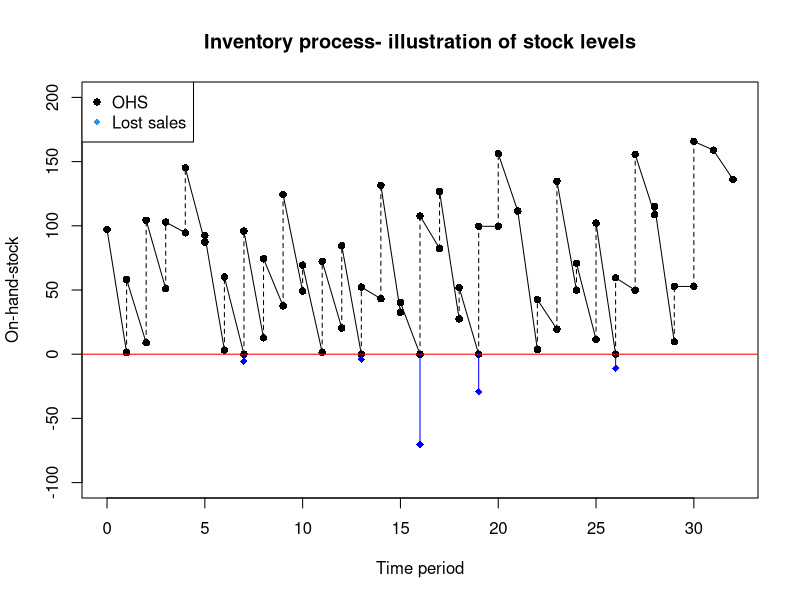
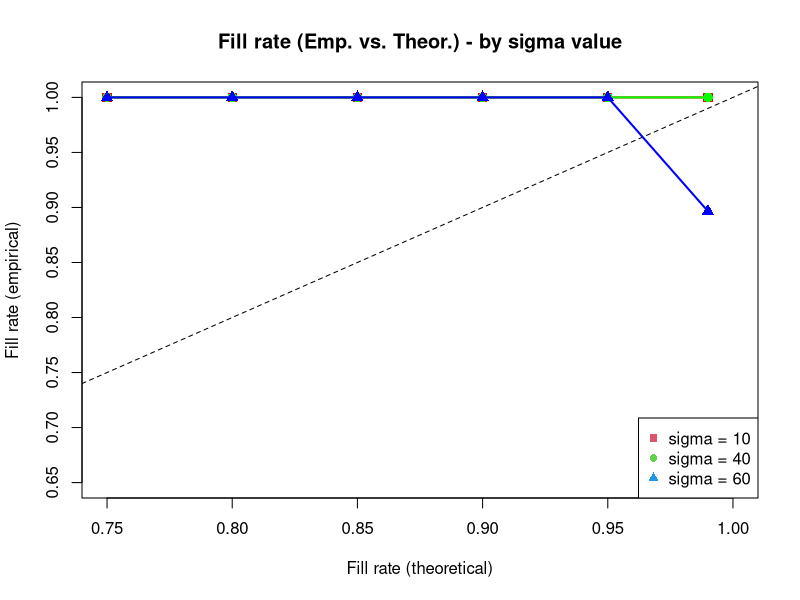
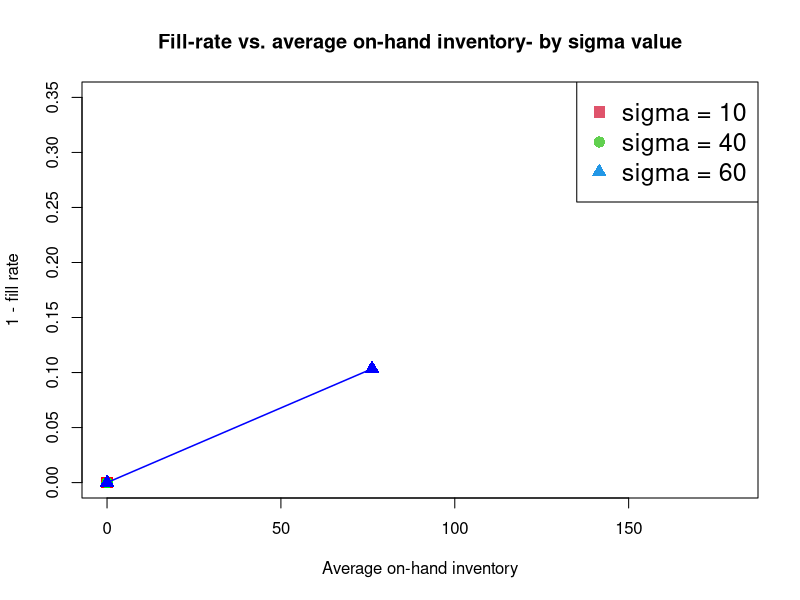
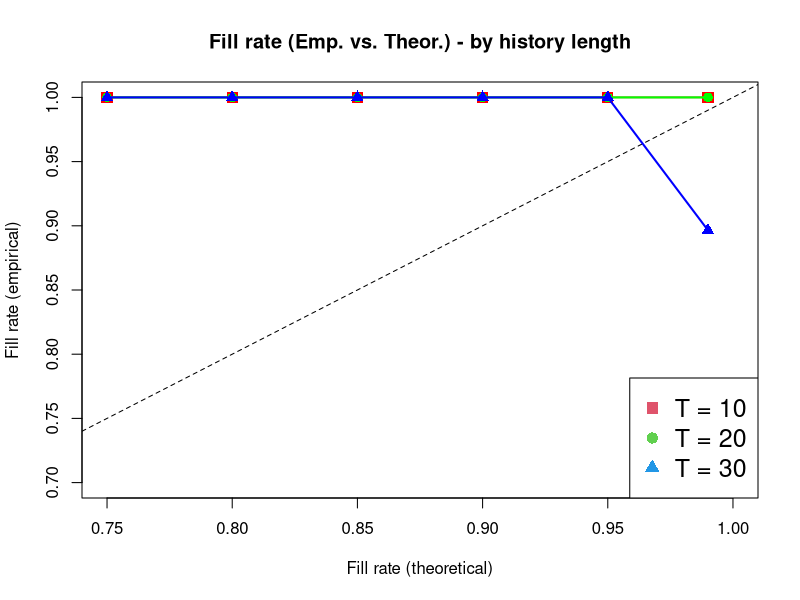
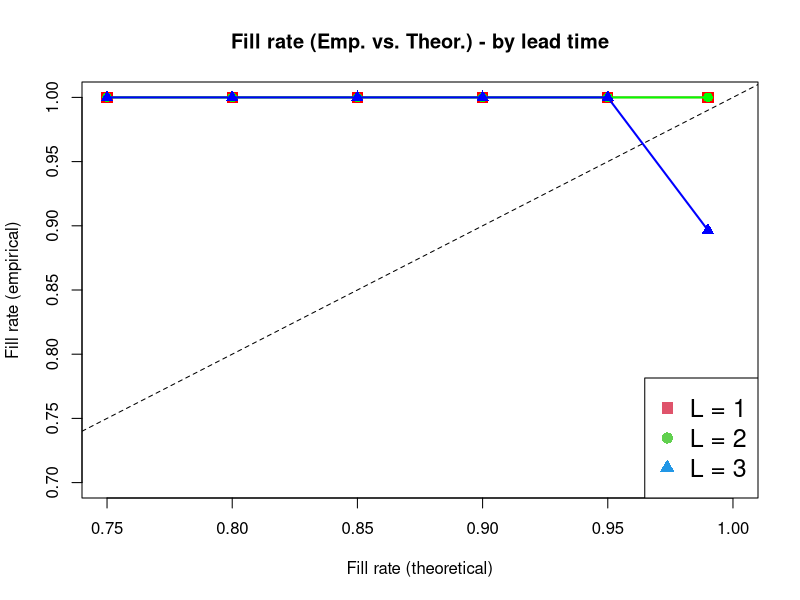
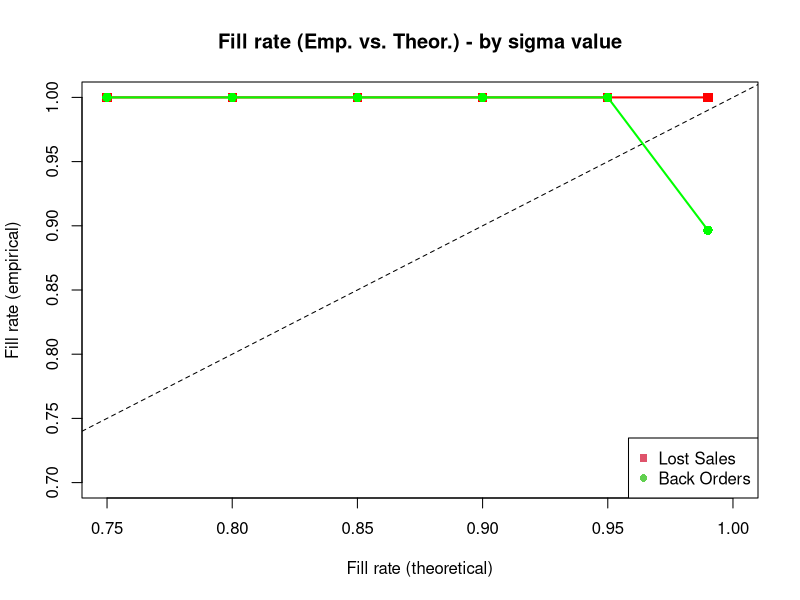
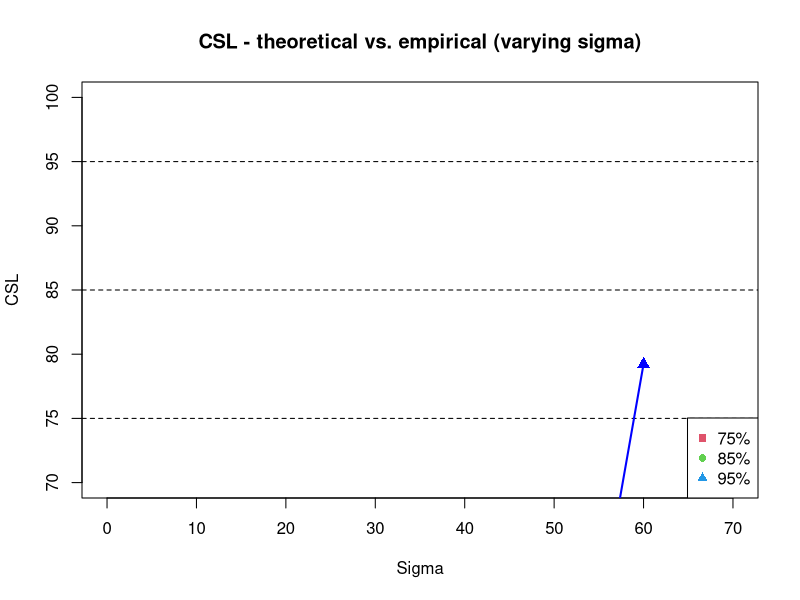
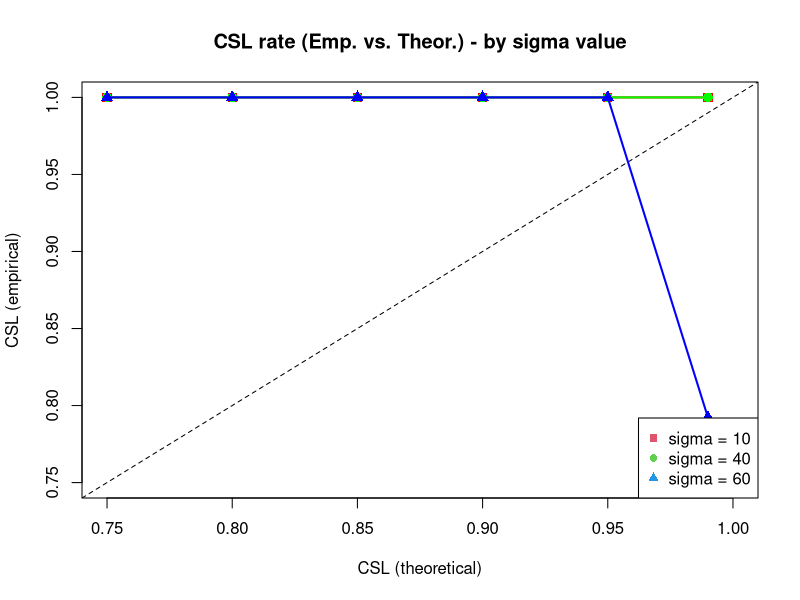

These charts were generated, in order, by the following R code:
# Inventory simulations

#### 1: Implementing the (R,S) method on a simple (baseline + error) sales model ####
# R is the review period, we have it as 1 here

#### (a) Specific DGP (we call it model 1) ####

DGP_1 <- function(baseline, sigma, Length){
  
  errors <- rnorm(mean = 0, sd = sigma, n = Length)
  dataseries <- errors + baseline ; dataseries[dataseries < 0] <- 0
  return(list(1,dataseries))
  
}

#### (b) Model estimation function (general) ####

get.parameter.estimates <- function(datalist,estL){
  
  if(datalist[[1]] == 1){
    N <- length(datalist[[2]])
    dataseries <- datalist[[2]][(N - estL + 1):N]
    baseline.est <- mean(dataseries) ; sigma.est <- sd(dataseries)
    parameter.estimates <- c(baseline.est,sigma.est)
    return(list(1,datalist[[2]],parameter.estimates,estL))
    
  }
  
}

#### (b.II) Calculating S ####

#### Fill rate ####

calculate.S.FR <- function(mu,sigma,R,L,fill.rate){
  PI <- R+L ; sigma.RL <- sqrt(PI * sigma^2) ; xhat.RL <- PI * mu ; xhat.R <- mu
  ESPRC <- (1 - fill.rate) * xhat.R ; Guk <- ESPRC/sigma.RL
  
  z <- sqrt(log(25/(Guk^2)))
  
  k <- (a[1] + (a[2] * z) + (a[3] * z^2) + (a[4] * z^3)) / (b[1] + (b[2] * z) + (b[3] * z^2) + (b[4] * z^3) + (b[5] * z^4))
  
  k <- k #+ 0.2
  
  SS <- k * sigma.RL ; S <- xhat.RL + SS
  
  return.vec <- c(S,xhat.RL,sigma.RL,k)
  return(return.vec)
}

#### CSL ####

calculate.S.CSL <- function(mu,sigma,R,L,CSL){
  PI <- R+L ; sigma.RL <- sqrt(PI * sigma^2) ; xhat.RL <- PI * mu
  CSLprop <- CSL/100 ; k <- qnorm(CSLprop)
  SS <- k * sigma.RL ; S <- xhat.RL + SS
  return.vec <- c(S,xhat.RL,sigma.RL,k)
  return(return.vec)
}


#### Empirical forecast error quantiles


#### (c) Initialising the on-hand stock and inventory position ####

#### Fill rate ####

# values for calculation of k
a <- c(-5.3925569,5.6211054,-3.8836830,1.0897299)
b <- c(1,-0.72496485,0.507326622,0.0669136868,-0.00329129114)

initialise.inventory.sim.FR <- function(datalist,review.period,lead.time,fill.rate){
  
  R <- review.period ; L <- lead.time 
  if(datalist[[1]] == 1){
    
    mu <- datalist[[3]][1] ; sigma <- datalist[[3]][2]
    S <- calculate.S.FR(mu,sigma,R,L,fill.rate)
    
  }
  # Initialise IP and on-hand-stock
  
  xhat.RL <- S[2] ; sigma.RL <- S[3]
  
  order.size <- xhat.RL/(R+L) ; num.orders <- L ; periods.next <- 1# Assumption: R = 1
  Initial.IP <- S[1] ; Initial.OHS <- S[1] - (order.size * num.orders)
  Time.since.R <- 0 ; k <- S[4]
  
  orders <- numeric() ; order.times <- c(1:num.orders)
  for(j in 1:num.orders){
    orders[j] <- order.size ; 
  }
  return(list(1,datalist[[2]],datalist[[3]],estL,review.period,lead.time,fill.rate,orders,order.times,periods.next,Initial.IP,Initial.OHS,Time.since.R,k))
}

#### CSL ####

initialise.inventory.sim.CSL <- function(datalist,review.period,lead.time,CSL){
  
  R <- review.period ; L <- lead.time 
  if(datalist[[1]] == 1){
    
    mu <- datalist[[3]][1] ; sigma <- datalist[[3]][2]
    S <- calculate.S.CSL(mu,sigma,R,L,CSL)
    
  }
  # Initialise IP and on-hand-stock
  
  xhat.RL <- S[2] ; sigma.RL <- S[3]
  
  order.size <- xhat.RL/(R+L) ; num.orders <- L ; periods.next <- 1# Assumption: R = 1
  Initial.IP <- S[1] ; Initial.OHS <- S[1] - (order.size * num.orders)
  Time.since.R <- 0 ; k <- S[4]
  
  orders <- numeric() ; order.times <- c(1:num.orders)
  for(j in 1:num.orders){
    orders[j] <- order.size ; 
  }
  return(list(1,datalist[[2]],datalist[[3]],estL,review.period,lead.time,CSL,orders,order.times,periods.next,Initial.IP,Initial.OHS,Time.since.R,k))
}



#### (d) Loop the inventory replenishment process ####

#### Fill rate ####

simulate.inventory.process.FR <- function(datachunk){
  
  if(datachunk[[1]] == 1){
    data <- datachunk[[2]] ;  mu <- datachunk[[3]][1] ; sigma <- datachunk[[3]][2] ; estL <- datachunk[[4]] ; R <- datachunk[[5]]
    L <- datachunk[[6]] ; FR <- datachunk[[7]] ; orders <- datachunk[[8]] ; order.times <- datachunk[[9]]
    periods.next <- datachunk[[10]] ; IP <- datachunk[[11]] ; OHS <- datachunk[[12]] ; Time.since.R <- datachunk[[13]]
    
    N <- length(data) - estL
    data.holdout <- data[(estL + 1):length(data)]
    
    lostdemand <- numeric(N)
    mus <- numeric(N)
    sigmas <- numeric(N)
    IPs <- numeric(N)
    OHS.As <- numeric(N)
    OHS.Bs <- numeric(N)
    Ss <- numeric(N)
    ordersizes <- numeric(N)
    ks <- numeric(N)
    backorders <- 0
    backtrack <- numeric(N)
    back <- FALSE
    
    for(i in 1:N){
      
      # Observe demand
      data.fulfilled <- min(OHS, backorders + data.holdout[i])
      lostdemand[i] <- min(OHS - data.holdout[i] - backorders,0) ; OHS <- max(OHS - data.holdout[i] - backorders, 0)
      
      ## BACKORDERS SECTION ##
      
      if(back == TRUE){
      
        if(lostdemand[i] < 0){
          backorders <- abs(lostdemand[i])
        }
      
        if(lostdemand[i] == 0){
          backorders <- 0
        }
      
        backtrack[i] <- backorders
      }
      
      ##                    ##
      
      OHS.As[i] <- OHS
      # Receive any orders
      order.times <- order.times - 1
      if(order.times[1] == 0){
        OHS <- OHS + orders[1] ; orders <- orders[-1] ; order.times <- order.times[-1]
        OHS.Bs[i] <- OHS
      }
      
      # Consider a replenishment
      Time.since.R <- Time.since.R + 1
      if(R == Time.since.R){
        new.param.ests <- get.parameter.estimates(datalist = list(1,data[1:(estL + i)]),estL = estL)
        mu <- new.param.ests[[3]][1] ; sigma <- new.param.ests[[3]][2] ; mus[i] <- mu ; sigmas[i] <- sigma
        newS <- calculate.S.FR(mu,sigma,R,L,fill.rate)
        S <- newS[1] + backorders ; xhat.RL <- newS[2] ; sigma.RL <- newS[3] ; Ss[i] <- S ; ks[i] <- newS[4]
        IP <- OHS + sum(orders) - backorders ; IPs[i] <- IP
        order.size <- max(S - IP,0) ; ordersizes[i] <- order.size
        t <- length(order.times) ; orders[[(t+1)]] <- order.size ; order.times[(t+1)] <- L
        Time.since.R <- 0
      }
      
    }

  }
  
  output <- list(lostdemand,sigmas,mus,IPs,OHS.As,OHS.Bs,Ss,ordersizes,ks,backtrack)
  return(output)
}

#### CSL ####

simulate.inventory.process.CSL <- function(datachunk){
  
  if(datachunk[[1]] == 1){
    data <- datachunk[[2]] ;  mu <- datachunk[[3]][1] ; sigma <- datachunk[[3]][2] ; estL <- datachunk[[4]] ; R <- datachunk[[5]]
    L <- datachunk[[6]] ; CSL <- datachunk[[7]] ; orders <- datachunk[[8]] ; order.times <- datachunk[[9]]
    periods.next <- datachunk[[10]] ; IP <- datachunk[[11]] ; OHS <- datachunk[[12]] ; Time.since.R <- datachunk[[13]]
    
    N <- length(data) - estL
    data.holdout <- data[(estL + 1):length(data)]
    
    lostdemand <- numeric(N)
    mus <- numeric(N)
    sigmas <- numeric(N)
    IPs <- numeric(N)
    OHS.As <- numeric(N)
    OHS.Bs <- numeric(N)
    Ss <- numeric(N)
    ordersizes <- numeric(N)
    ks <- numeric(N)
    backorders <- 0
    backtrack <- numeric(N)
    back <- FALSE
    
    for(i in 1:N){
      
      # Observe demand
      data.fulfilled <- min(OHS, backorders + data.holdout[i])
      lostdemand[i] <- min(OHS - data.holdout[i] - backorders,0) ; OHS <- max(OHS - data.holdout[i] - backorders, 0)
      
      ## BACKORDERS SECTION ##
      
      if(back == TRUE){
        
        if(lostdemand[i] < 0){
          backorders <- abs(lostdemand[i])
        }
        
        if(lostdemand[i] == 0){
          backorders <- 0
        }
        
        backtrack[i] <- backorders
      }
      
      ##                    ##
      
      OHS.As[i] <- OHS
      # Receive any orders
      order.times <- order.times - 1
      if(order.times[1] == 0){
        OHS <- OHS + orders[1] ; orders <- orders[-1] ; order.times <- order.times[-1]
        OHS.Bs[i] <- OHS
      }
      
      # Consider a replenishment
      Time.since.R <- Time.since.R + 1
      if(R == Time.since.R){
        new.param.ests <- get.parameter.estimates(datalist = list(1,data[1:(estL + i)]),estL = estL)
        mu <- new.param.ests[[3]][1] ; sigma <- new.param.ests[[3]][2] ; mus[i] <- mu ; sigmas[i] <- sigma
        newS <- calculate.S.CSL(mu,sigma,R,L,CSL)
        S <- newS[1] + backorders ; xhat.RL <- newS[2] ; sigma.RL <- newS[3] ; Ss[i] <- S ; ks[i] <- newS[4]
        IP <- OHS + sum(orders) - backorders ; IPs[i] <- IP
        order.size <- max(S - IP,0) ; ordersizes[i] <- order.size
        t <- length(order.times) ; orders[[(t+1)]] <- order.size ; order.times[(t+1)] <- L
        Time.since.R <- 0
      }
      
    }
    
  }
  
  output <- list(lostdemand,sigmas,mus,IPs,OHS.As,OHS.Bs,Ss,ordersizes,ks,backtrack)
  return(output)
}

#### 2. Running the simulation ####

#### Fill Rate ####

set.seed(4052)

coverages <- numeric(500)
inventories <- numeric(500)
Saverage <- numeric(500)
ks.overall <- numeric(500)

for(i in 1:500){
    
  baseline = 60 ; sigma = 60 ; Length = 52 ; estL = 20
  R = 1 ; L = 1 ; fill.rate = 0.99
  data <- DGP_1(baseline,sigma,Length)
  datalist <- get.parameter.estimates(datalist = data,estL)
  datachunk <- initialise.inventory.sim.FR(datalist,R,L,fill.rate)
  process <- simulate.inventory.process.FR(datachunk)
  
  # Coverage
  
  coverages[i] <- mean(process[[1]])/60
  #coverages[i] <- mean(process[[1]][33:84])/600
  #coverages[i] <- mean(process[[1]][1033:1084])/600
  
  # Average inventory held
  
  ohsproc <- c(rbind(process[[5]],process[[6]])) ; ohsproc <- c(datachunk[[12]],ohsproc)
  ohs.av <- numeric(length(process[[1]]))
  for(j in 1:(length(process[[1]]))){
    ohs.av[j] <- mean(ohsproc[(2*j - 1):(2*j)])
  }
  inventories[i] <- mean(ohs.av)
  
  # Ks
  
  ks <- process[[9]]
  ks.overall[i] <- mean(c(datachunk[[14]],ks))
  print(i)
  
}

#### CSL ####

set.seed(4052)

coverages <- numeric(500)
inventories <- numeric(500)
Saverage <- numeric(500)
ks.overall <- numeric(500)
cslprops.overall <- numeric(500)
forecast.error.matrix <- matrix(NA,nrow = 500,ncol = 30)
stockout.matrix <- matrix(NA, nrow = 500, ncol = 30)

for(i in 1:500){
  
  baseline = 60 ; sigma = 40 ; Length = 52 ; estL = 20
  R = 1 ; L = 1 ; CSL = 75
  data <- DGP_1(baseline,sigma,Length)
  datalist <- get.parameter.estimates(datalist = data,estL)
  datachunk <- initialise.inventory.sim.CSL(datalist,R,L,CSL)
  process <- simulate.inventory.process.CSL(datachunk)
  
  # Coverage
  
  coverages[i] <- mean(process[[1]])/60
  #coverages[i] <- mean(process[[1]][33:84])/600
  #coverages[i] <- mean(process[[1]][1033:1084])/600
  
  # Average inventory held
  
  ohsproc <- c(rbind(process[[5]],process[[6]])) ; ohsproc <- c(datachunk[[12]],ohsproc)
  ohs.av <- numeric(length(process[[1]]))
  for(j in 1:(length(process[[1]]))){
    ohs.av[j] <- mean(ohsproc[(2*j - 1):(2*j)])
  }
  inventories[i] <- mean(ohs.av)
  
  # Ks
  
  ks <- process[[9]]
  ks.overall[i] <- mean(c(datachunk[[14]],ks))
  print(i)
  
  # CSL
  
  cslprops.overall[i] <- (sum(process[[1]] < 0))/(length(process[[1]]))
  
  # Forecast estimates mu against actual data observed
  # Mu estimated at end of period 1 -> forecast for the replenishment order that arrives in period 2 - satisfies demand in period 3
  
  forecasts <- process[[3]][1:(length(process[[3]]) - 2)] ; estL <- datachunk[[4]]
  observed <- datachunk[[2]][-c(1:(estL + 2))]
  forecast.errors <- forecasts - observed
  stockouts <- process[[1]][3:(length(process[[1]]))]
  
  forecast.error.matrix[i,] <- forecast.errors
  stockout.matrix[i,] <- stockouts
  
}

#### Illustration plot ####

N <- length(process[[1]])

ohsproc <- c(rbind(process[[5]],process[[6]])) ; ohsproc <- c(datachunk[[12]],ohsproc)
seq1 <- c(0,rep(1:N,each = 2))

ohs.av <- numeric(N)
for(i in 1:N){
  ohs.av[i] <- mean(ohsproc[(2*i - 1):(2*i)])
}

plot(x = seq1, y = ohsproc,pch = 16, 
     ylim = c(-100, 200),
     xlab = "Time period", ylab = "On-hand-stock",
     main = "Inventory process- illustration of stock levels")
abline(h = 0, col = "red")
for(i in 1:280){
  lines(x = seq1[(2*i):(2*i + 1)], y = ohsproc[(2*i):(2*i + 1)],lty = 2)
}
for(i in 1:280){
  lines(x = seq1[(2*i - 1):(2*i)], y = ohsproc[(2*i - 1):(2*i)],lty = 1)
}
points(x = which(process[[1]] < 0), y = process[[1]][process[[1]] < 0 ], pch = 18, col = "blue")

pts1 <- which(process[[1]] < 0) ; pts2 <- process[[1]][process[[1]] < 0]

for(i in 1:(length(pts1))){
  lines(x = rep(pts1[i],2), y = c(0, pts2[i]),col = "blue")
}

legend("topleft",legend = c("OHS","Lost sales"),pch = c(16,18), col = c(1,4))

#### CASE 1 PLOTS ####

# Fill rate vs. sigma - use sigma1, sigma2, sigma3 as vectors for fillrate
# Use Sigma1, Sigma2, Sigma3 to store the average inventory carried

sigma1 <- numeric(6) ; sigma2 <- numeric(6) ; sigma3 <- numeric(6)
Sigma1 <- numeric(6) ; Sigma2 <- numeric(6) ; Sigma3 <- numeric(6)

sigma3[6] <- mean(coverages)
Sigma3[6] <- mean(inventories)

empfr1 <- 1+ sigma1 ; empfr2 <- 1 + sigma2 ; empfr3 <- 1 + sigma3

# Plot - empirical vs theor FR by sigma value

frseq <- c(0.75,0.8,0.85,0.9,0.95,0.99)
plot(x = frseq, y = empfr1, ylim = c(0.65,1), xlim = c(0.75, 1), pch = 15, cex = 1.25, lwd = 2, type = "o",col = "red",
     xlab = "Fill rate (theoretical)", ylab = "Fill rate (empirical)", main = "Fill rate (Emp. vs. Theor.) - by sigma value")
abline(a = 0, b = 1, col = "black",lty = 2)
lines(x = frseq, y = empfr2, pch = 16, cex=  1.25, lwd = 2, col = "green",type= "o")
lines(x = frseq, y = empfr3, pch = 17, cex=  1.25, lwd = 2, col = "blue",type= "o")

legend("bottomright", legend = c("sigma = 10","sigma = 40","sigma = 60"),pch = c(15,16,17),
       col = c(2,3,4))

# Plot - Emp. fill rate vs. average OHI

e1 <- 1 - empfr1 ; e2 <- 1 - empfr2 ; e3 <- 1 - empfr3
plot(y = e1, x = Sigma1,type= "o",ylim = c(0,0.35),xlim = c(0,180),ylab = "1 - fill rate",
     xlab = "Average on-hand inventory", main = "Fill-rate vs. average on-hand inventory- by sigma value",
     col = "red", pch = 15, lwd = 1.5, cex = 1.5)
lines(y = e2, x = Sigma2, type = "o",col = "green", pch = 16, lwd = 1.5, cex = 1.5)
lines(y = e3, x = Sigma3, type = "o",col = "blue", pch = 17, lwd = 1.5, cex = 1.5)

legend("topright", legend = c("sigma = 10","sigma = 40","sigma = 60"),pch = c(15,16,17),
       col = c(2,3,4),cex = 1.5)

#### CASE 1 PLOTS continued ####

# Plot history length against fill rate
# Use Hist1, Hist2, Hist 3 for history lengths. Sigma = 60
hist1 <- numeric(6) ; hist2 <- numeric(6) ; hist3 <- numeric(6)

hist3[6] <- mean(coverages)

empfr1 <- 1+ hist1 ; empfr2 <- 1 + hist2 ; empfr3 <- 1 + hist3

frseq <- c(0.75,0.8,0.85,0.9,0.95,0.99)
plot(x = frseq, y = empfr1, ylim = c(0.7,1), xlim = c(0.75, 1), pch = 15, cex = 1.5, lwd = 1.5, type = "o",col = "red",
     xlab = "Fill rate (theoretical)", ylab = "Fill rate (empirical)", main = "Fill rate (Emp. vs. Theor.) - by history length")
abline(a = 0, b = 1, col = "black",lty = 2)
lines(x = frseq, y = empfr2, pch = 16, cex=  1.25, lwd = 2, col = "green",type= "o")
lines(x = frseq, y = empfr3, pch = 17, cex=  1.25, lwd = 2, col = "blue",type= "o")

legend("bottomright", legend = c("T = 10","T = 20","T = 30"),pch = c(15,16,17),
       col = c(2,3,4),cex = 1.5)


#### Plot history length against lead time ####
# Use Hist1, Hist2, Hist 3 for history lengths. Sigma = 60
lead1 <- numeric(6) ; lead2 <- numeric(6) ; lead3 <- numeric(6)

lead3[6] <- mean(coverages)

empfr1 <- 1+ lead1 ; empfr2 <- 1 + lead2 ; empfr3 <- 1 + lead3

frseq <- c(0.75,0.8,0.85,0.9,0.95,0.99)
plot(x = frseq, y = empfr1, ylim = c(0.7,1), xlim = c(0.75, 1), pch = 15, cex = 1.5, lwd = 1.5, type = "o",col = "red",
     xlab = "Fill rate (theoretical)", ylab = "Fill rate (empirical)", main = "Fill rate (Emp. vs. Theor.) - by lead time")
abline(a = 0, b = 1, col = "black",lty = 2)
lines(x = frseq, y = empfr2, pch = 16, cex=  1.25, lwd = 2, col = "green",type= "o")
lines(x = frseq, y = empfr3, pch = 17, cex=  1.25, lwd = 2, col = "blue",type= "o")

legend("bottomright", legend = c("L = 1","L = 2","L = 3"),pch = c(15,16,17),
       col = c(2,3,4),cex = 1.5)
#### Manual k-calibration case ####
k.adj <- c(0,0.1,0.2,0.3,0.4,0.5)
#### Backorders case ####
# Use sigma1 vector from earlier plot
back.sigma1 <- numeric(6)

back.sigma1[6] <- mean(coverages)
empfr1 <- 1+ sigma1 ; empfr2 <- 1 + back.sigma1

frseq <- c(0.75,0.8,0.85,0.9,0.95,0.99)
plot(x = frseq, y = empfr1, ylim = c(0.7,1), xlim = c(0.75, 1), pch = 15, cex = 1.25, lwd = 2, type = "o",col = "red",
     xlab = "Fill rate (theoretical)", ylab = "Fill rate (empirical)", main = "Fill rate (Emp. vs. Theor.) - by sigma value")
abline(a = 0, b = 1, col = "black",lty = 2)
lines(x = frseq, y = empfr2, pch = 16, cex=  1.25, lwd = 2, col = "green",type= "o")

legend("bottomright", legend = c("Lost Sales","Back Orders"),pch = c(15,16),
       col = c(2,3))

#### CSL Plots ####

# CSLvals <- c(95,85,75) # sigma vals <- c(10,40,60)
CSL1 <- numeric(3) ; CSL2 <- numeric(3) ; CSL3 <- numeric(3)

CSL3[3] <- 100 - (100* mean(cslprops.overall))

plot(y = CSL1, x = c(10,40,60), ylim = c(70, 100), xlim = c(0,70),
     pch = 15, cex = 1.25, lwd = 2, type = "o",col = "red",
     main = "CSL - theoretical vs. empirical (varying sigma)",
     xlab = "Sigma",ylab = "CSL")
abline(h = 75, col = "black",lty = 2)
abline(h = 85, col = "black",lty = 2)
abline(h = 95, col = "black",lty = 2)
lines(x = c(10,40,60), y = CSL2, pch = 16, cex=  1.25, lwd = 2, col = "green",type= "o")
lines(x = c(10,40,60), y = CSL3, pch = 17, cex=  1.25, lwd = 2, col = "blue",type= "o")

legend("bottomright", legend = c("75%","85%","95%"),pch = c(15,16,17),
       col = c(2,3,4))

#### CSL vs. sigma - use sigma1, sigma2, sigma3 as vectors for CSL ####
# Use Sigma1, Sigma2, Sigma3 to store the average inventory carried

sigma1 <- numeric(6) ; sigma2 <- numeric(6) ; sigma3 <- numeric(6)
Sigma1 <- numeric(6) ; Sigma2 <- numeric(6) ; Sigma3 <- numeric(6)

sigma3[6] <- mean(cslprops.overall)
Sigma3[6] <- mean(inventories)

empcsl1 <- 1 - sigma1 ; empcsl2 <- 1 - sigma2 ; empcsl3 <- 1 - sigma3

# Plot - empirical vs theor FR by sigma value

frseq <- c(0.75,0.80,0.85,0.90,0.95,0.99)
plot(x = frseq, y = empcsl1, ylim = c(0.75,1.00), xlim = c(0.75, 1.00), pch = 15, cex = 1.25, lwd = 2, type = "o",col = "red",
     xlab = "CSL (theoretical)", ylab = "CSL (empirical)", main = "CSL rate (Emp. vs. Theor.) - by sigma value")
abline(a = 0, b = 1, col = "black",lty = 2)
lines(x = frseq, y = empcsl2, pch = 16, cex=  1.25, lwd = 2, col = "green",type= "o")
lines(x = frseq, y = empcsl3, pch = 17, cex=  1.25, lwd = 2, col = "blue",type= "o")

legend("bottomright", legend = c("sigma = 10","sigma = 40","sigma = 60"),pch = c(15,16,17),
       col = c(2,3,4))

# Plot - Emp. fill rate vs. average OHI

e1 <- 1 - empcsl1 ; e2 <- 1 - empcsl2 ; e3 <- 1 - empcsl3
plot(y = e1, x = Sigma1,type= "o",ylim = c(0,0.35),xlim = c(0,205),ylab = "1 - CSL",
     xlab = "Average on-hand inventory", main = "CSL vs. average on-hand inventory- by sigma value",
     col = "red", pch = 15, lwd = 1.5, cex = 1.5)
lines(y = e2, x = Sigma2, type = "o",col = "green", pch = 16, lwd = 1.5, cex = 1.5)
lines(y = e3, x = Sigma3, type = "o",col = "blue", pch = 17, lwd = 1.5, cex = 1.5)

legend("topright", legend = c("sigma = 10","sigma = 40","sigma = 60"),pch = c(15,16,17),
       col = c(2,3,4),cex = 1.5)

#### Plot history length against CSL ####
# Use Hist1, Hist2, Hist 3 for history lengths. Sigma = 60
hist1 <- numeric(6) ; hist2 <- numeric(6) ; hist3 <- numeric(6)

hist3[6] <- mean(cslprops.overall)

empcsl1 <- 1 - hist1 ; empcsl2 <- 1 - hist2 ; empcsl3 <- 1 - hist3

frseq <- c(0.75,0.8,0.85,0.9,0.95,0.99)
plot(x = frseq, y = empcsl1, ylim = c(0.7,1), xlim = c(0.75, 1), pch = 15, cex = 1.5, lwd = 1.5, type = "o",col = "red",
     xlab = "CSL (theoretical)", ylab = "CSL (empirical)", main = "CSL (Emp. vs. Theor.) - by history length")
abline(a = 0, b = 1, col = "black",lty = 2)
lines(x = frseq, y = empcsl2, pch = 16, cex=  1.25, lwd = 2, col = "green",type= "o")
lines(x = frseq, y = empcsl3, pch = 17, cex=  1.25, lwd = 2, col = "blue",type= "o")

legend("bottomright", legend = c("T = 10","T = 20","T = 30"),pch = c(15,16,17),
       col = c(2,3,4),cex = 1.5)

#### CSL plot Lead time ####

lead1 <- numeric(6) ; lead2 <- numeric(6) ; lead3 <- numeric(6)

lead1[1] <- mean(cslprops.overall)

empcsl1 <- 1 - lead1 ; empcsl2 <- 1 - lead2 ; empcsl3 <- 1 - lead3

frseq <- c(0.75,0.8,0.85,0.9,0.95,0.99)
plot(x = frseq, y = empcsl1, ylim = c(0.7,1), xlim = c(0.75, 1), pch = 15, cex = 1.5, lwd = 1.5, type = "o",col = "red",
     xlab = "CSL (theoretical)", ylab = "CSL (empirical)", main = "CSL (Emp. vs. Theor.) - by lead time")
abline(a = 0, b = 1, col = "black",lty = 2)
lines(x = frseq, y = empcsl2, pch = 16, cex=  1.25, lwd = 2, col = "green",type= "o")
lines(x = frseq, y = empcsl3, pch = 17, cex=  1.25, lwd = 2, col = "blue",type= "o")

legend("bottomright", legend = c("L = 1","L = 2","L = 3"),pch = c(15,16,17),
       col = c(2,3,4),cex = 1.5)
